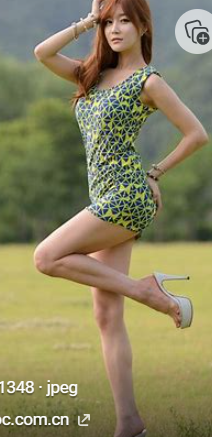
#> input picture test.png, 212 x 437 px
$ python -i sv.py   (imports and definitions only)
#> lines starting #> are read from the running program, lines starting #| are printed output that depends on the picture; after the words box and inside, x2 and y2 are one past the last pixel; in counts of white or black regions, pixels touching at a corner belong together
#> further down, picture is the input picture: shape (437, 212, 3); mean B, G, R 95.6, 131.9, 137.3
import streamlit as st
import cv2
import numpy as np

# 假设的模型加载函数
def load_pretrained_model():
    # 加载你的预训练模型
    pass

# 假设的模型预测函数
def predict_sizes(image, model=None):
    # 预处理图片
    image_preprocessed = cv2.resize(image, (224, 224))
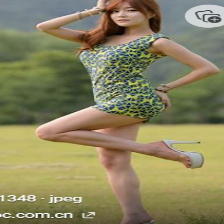
#> image_preprocessed: shape (224, 224, 3); mean B, G, R 95.5, 131.8, 137.2

    # 使用模型进行预测
    #body_sizes = model.predict(image_preprocessed)
        # 加载图像
    img = cv2.imread('/root/liftrolu/test.png')

    # 将图像转换为灰度图像
    gray = cv2.cvtColor(img, cv2.COLOR_BGR2GRAY)
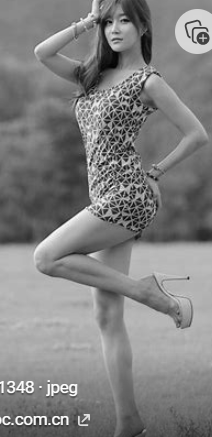
#> gray: shape (437, 212); min 2, max 255, mean 129.4

    # 对图像进行边缘检测
    edges = cv2.Canny(gray, 100, 200)
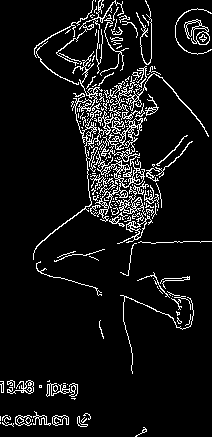
#> edges: shape (437, 212); 8% white in thin lines or dots

    # 找到轮廓
    contours, hierarchy = cv2.findContours(edges, cv2.RETR_EXTERNAL, cv2.CHAIN_APPROX_SIMPLE)
#> contours = 188 contours, 163 with area under 20; largest, box (x1, y1, x2, y2) and area: (33, 51, 145, 260) 1524, (184, 19, 210, 45) 400, (116, 186, 146, 216) 241, (104, 73, 209, 137) 218, (117, 215, 153, 244) 164

    # 找到最大的轮廓
    max_contour = max(contours, key=cv2.contourArea)
#> max_contour = contour of 1784 points, box (x1, y1, x2, y2) (33, 51, 145, 260), area 1524

    # 计算轮廓的周长
    perimeter = cv2.arcLength(max_contour, True)
#> perimeter = 3170.3

    # 计算腰围
    waist = perimeter / 2
#> waist = 1585.1

    # 在图像上绘制轮廓和腰围
    cv2.drawContours(img, [max_contour], -1, (0, 255, 0), 2)
    cv2.putText(img, 'Waist: {:.2f} cm'.format(waist), (10, 30), cv2.FONT_HERSHEY_SIMPLEX, 1, (0, 255, 0), 2)
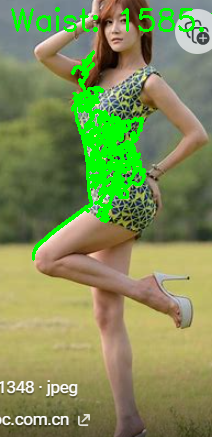
#> img: shape (437, 212, 3); mean B, G, R 87.6, 140.9, 128

    # 显示图像
    #cv2.imshow('Waist Measurement', img)
    # cv2.waitKey(0)
    # cv2.destroyAllWindows()


    # 返回预测的三围尺寸
    return waist

# 加载模型
#model = load_pretrained_model()

# 创建 Streamlit 应用
# [28 lines not run here, left out]

>>> import cv2
>>> picture = cv2.imread('test.png')
>>> result = predict_sizes(picture)
#> result = 1585.1
